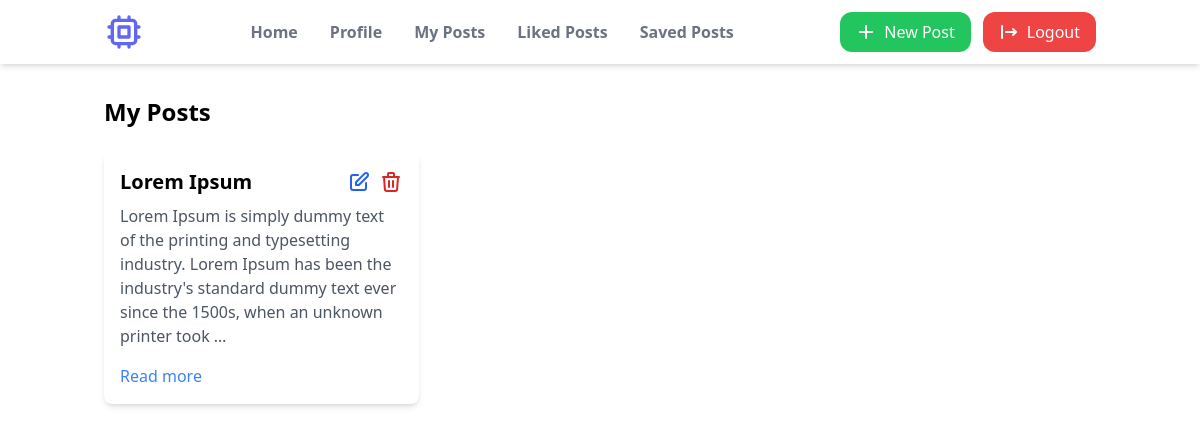
/myposts (signed in), run on the app's committed database.
### app/models.py (models this page shows, shortened)
class Post(models.Model):
    title = models.CharField(max_length=200)
    content = models.TextField()
    author = models.ForeignKey(
        User, on_delete=models.CASCADE, related_name='posts')
    slug = models.SlugField(max_length=200, unique=True)
    published_at = models.DateTimeField(auto_now_add=True)

### app/views.py (the view)
# urls.py: path('myposts', views.myposts, name="mypost"),
@login_required
def myposts(request):
    posts = Post.objects.filter(author=request.user)
    title = "liked"
    context = {"posts": posts, "title": title}
    return render(request, 'mypost.html', context)

### app/templates/mypost.html
{% extends 'base.html' %}
{% block content %}
    <div class="container mx-auto px-4 py-8">
        <h1 class="text-2xl font-bold mb-6 capitalize">My Posts</h1>
        {% if posts %}
            <div class="grid gap-6 md:grid-cols-2 lg:grid-cols-3">
                {% for post in posts %}
                    <div class="bg-white rounded-lg shadow-md overflow-hidden">
                        <div class="p-4">
                            <div class="flex justify-between items-center mb-2">
                                <h2 class="text-xl font-semibold">{{ post.title }}</h2>
                                {% if post.author == request.user %}
                                    <div class="flex space-x-2">
                                        <a href="{% url 'edit' post.pk %}"
                                           class="text-blue-600 hover:text-blue-800">
                                            <svg xmlns="http://www.w3.org/2000/svg"
                                                 class="h-6 w-6"
                                                 fill="none"
                                                 viewBox="0 0 24 24"
                                                 stroke="currentColor">
                                                <path stroke-linecap="round" stroke-linejoin="round" stroke-width="2" d="M11 5H6a2 2 0 00-2 2v11a2 2 0 002 2h11a2 2 0 002-2v-5m-1.414-9.414a2 2 0 112.828 2.828L11.828 15H9v-2.828l8.586-8.586z" />
                                            </svg>
                                        </a>
                                        <a href="{% url 'delete' post.pk %}"
                                           class="text-red-600 hover:text-red-800"
                                           onclick="return confirm('Are you sure you want to delete this post?');">
                                            <svg xmlns="http://www.w3.org/2000/svg"
                                                 class="h-6 w-6"
                                                 fill="none"
                                                 viewBox="0 0 24 24"
                                                 stroke="currentColor">
                                                <path stroke-linecap="round" stroke-linejoin="round" stroke-width="2" d="M19 7l-.867 12.142A2 2 0 0116.138 21H7.862a2 2 0 01-1.995-1.858L5 7m5 4v6m4-6v6m1-10V4a1 1 0 00-1-1h-4a1 1 0 00-1 1v3M4 7h16" />
                                            </svg>
                                        </a>
                                    </div>
                                {% endif %}
                            </div>
                            <p class="text-gray-600 mb-4">{{ post.content|truncatewords:30 }}</p>
                            <a href="{% url 'detail' post.slug %}"
                               class="text-blue-500 hover:text-blue-700">Read more</a>
                        </div>
                    </div>
                {% endfor %}
            </div>
        {% else %}
            <p class="text-gray-600">You haven't made any posts yet.</p>
        {% endif %}
    </div>
{% endblock %}

### data on the page
Post: title "Lorem Ipsum", content "Lorem Ipsum is simply dummy text of the printing and typesetting industry. Lorem Ipsum has been the industry's standard dummy text ever since the 1500s, when an unknown printer took …"
